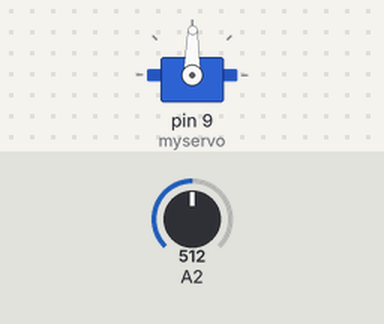
The sketch below on a simulated Arduino Uno, built with avr-gcc and run on an emulated ATmega328P. On the bench: servo. The inputs (shaded band) are chosen by the test bench; at power-on: A2 = 512.

Above: at 1.2 s.
1.3 s: A2 set to 716
At 2.1 s:
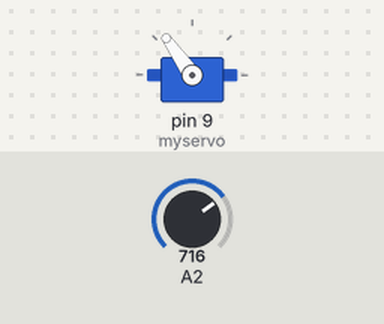
2.8 s: A2 set to 900
At 3.2 s:
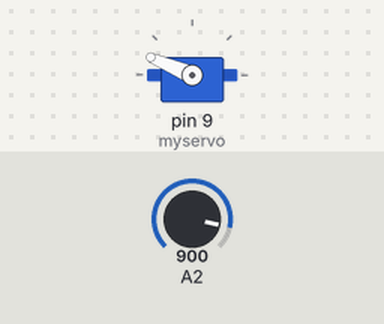
4.3 s: A2 set to 1023
At 5.5 s:
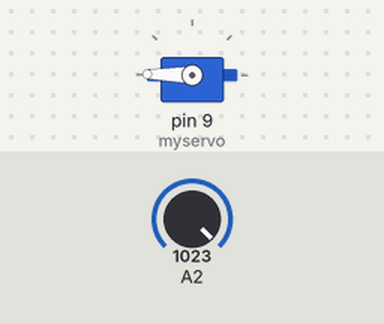
5.8 s: A2 set to 306
At 6.8 s:
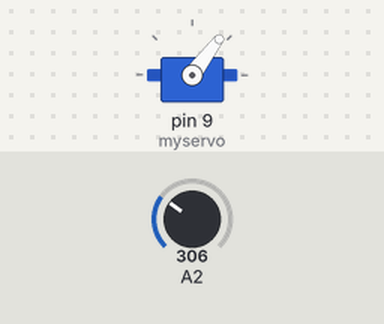
7.3 s: A2 set to 122
At 7.9 s:
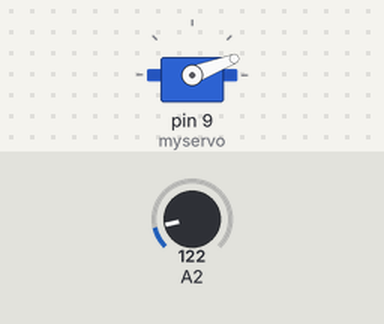
8.8 s: A2 set to 511
At 10.1 s:
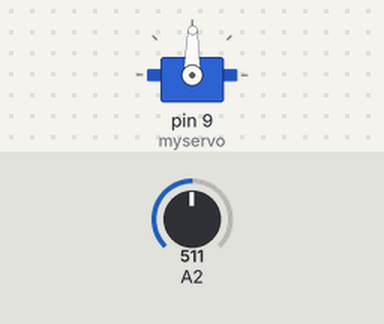
Timing chart, 0 to 11.3 s (numbered marks = the images above; inputs shaded):
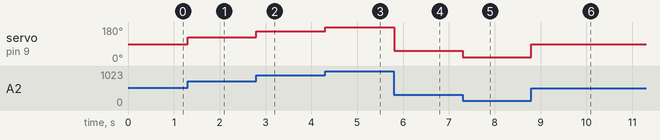

Measured:
- after the input at 1.3 s, servo on pin 9 (myservo): 89° → 125° at once
- after the input at 2.8 s, servo on pin 9 (myservo): 125° → 157° at once
- after the input at 4.3 s, servo on pin 9 (myservo): 157° → 179° at once
- after the input at 5.8 s, servo on pin 9 (myservo): 179° → 53° at once
- after the input at 7.3 s, servo on pin 9 (myservo): 53° → 21° at once
- after the input at 8.8 s, servo on pin 9 (myservo): 21° → 89° at once

The sketch:

_04_servo_potenciometr.ino
```cpp
#include <Servo.h>


Servo myservo;

int pos = 0;


void setup()

{

  myservo.attach(9);

}


void loop()

{

  pos = analogRead(A2);

  pos = map(pos, 0, 1023, 0, 179);

  myservo.write(pos);

  delay(5);

}
```
